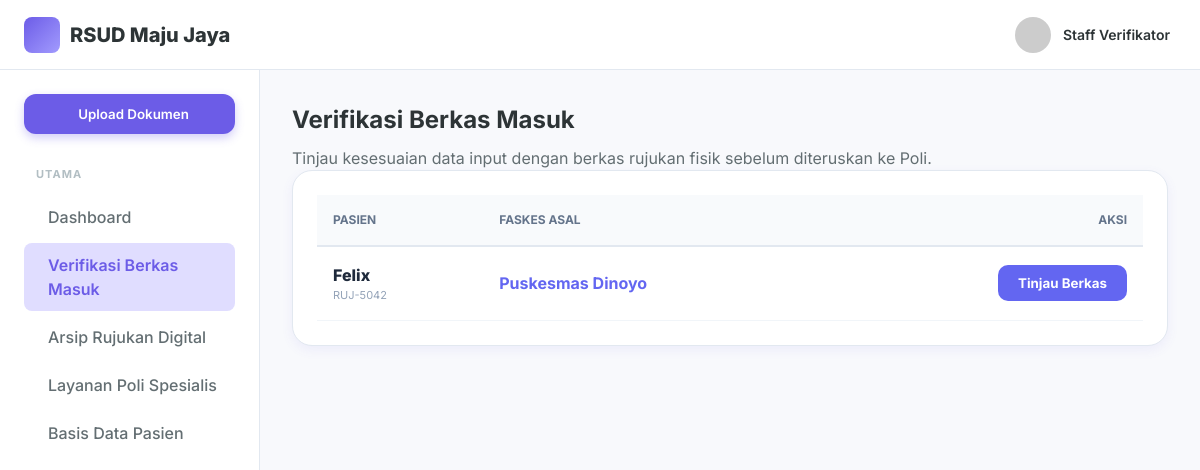
Before: /referral_verification.php with the older database file.
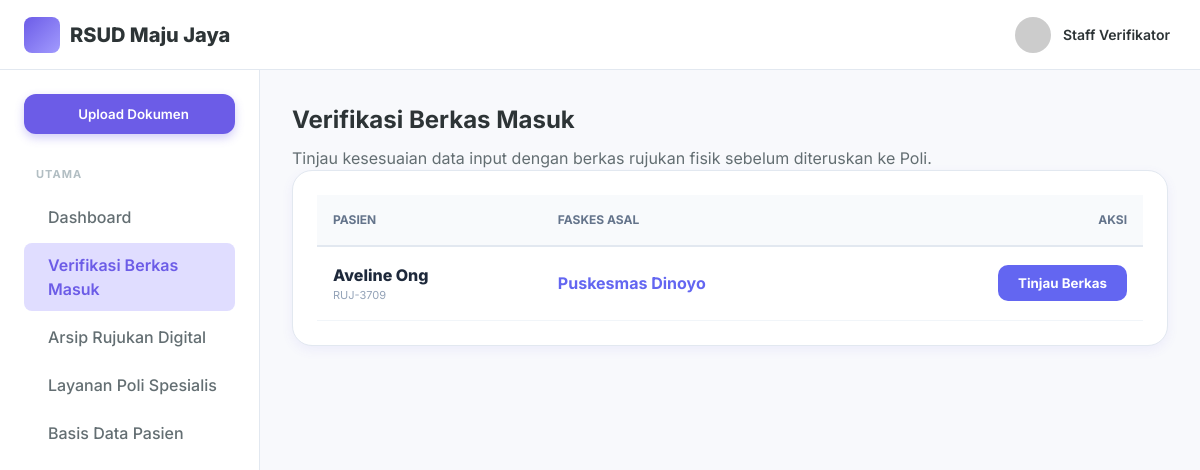
After: the same page with the newer database file.
### tables this page shows
CREATE TABLE referrals (
        id INTEGER PRIMARY KEY AUTOINCREMENT,
        referral_id TEXT UNIQUE NOT NULL,
        patient_name TEXT NOT NULL,
        patient_wa TEXT,
        faskes_wa TEXT,
        category TEXT,
        origin_faskes TEXT,
        insurance_type TEXT,
        card_number TEXT,
        diagnosis_initial TEXT,
        icd10 TEXT,
        therapy_initial TEXT,
        spec_diagnosis TEXT,
        follow_up_plan TEXT,
        letter_date TEXT,
        expiry_date TEXT,
        received_date TEXT,
        replied_at DATETIME,
        status_flow TEXT DEFAULT 'ENTRY',
        created_at DATETIME DEFAULT CURRENT_TIMESTAMP
    , faskes_kab_kota TEXT, faskes_tingkat TEXT, target_poli TEXT, target_kota TEXT, patient_status_peserta TEXT, medical_notes TEXT, doctor_name TEXT, birth_date TEXT, gender TEXT, is_deleted INTEGER DEFAULT 0);

### config.php (called while the page is built, shortened)
<?php
$db_file = __DIR__ . '/dms_hospital.sqlite';
try {
    $pdo = new PDO("sqlite:" . $db_file);
    $pdo->setAttribute(PDO::ATTR_ERRMODE, PDO::ERRMODE_EXCEPTION);
    $pdo->setAttribute(PDO::ATTR_DEFAULT_FETCH_MODE, PDO::FETCH_ASSOC);
    class SQLiteCompatibilityLayer {
        private $pdo;
        public function __construct($pdo) {
            $this->pdo = $pdo;
        }
        public function query($sql) {
            try {
                $stmt = $this->pdo->query($sql);
                return new SQLiteResultWrapper($stmt);
            } catch (PDOException $e) {
                die("Database Error: " . $e->getMessage() . " (SQL: $sql)");
            }
        }
    }
    class SQLiteResultWrapper {
        private $data = [];
        private $index = 0;
        public function __construct($stmt) {
            $this->stmt = $stmt;
            if ($stmt) {
                $all = $this->stmt->fetchAll();
                $this->num_rows = count($all);
                $this->data = $all;
                $this->index = 0;
            }
        }
        public function fetch_assoc() {
            if (isset($this->data[$this->index])) {
                return $this->data[$this->index++];
            }
            return null;
        }
        public function data_seek($n) {
            $this->index = $n;
        }
    }
    $conn = new SQLiteCompatibilityLayer($pdo);
} catch (PDOException $e) {
    die("Koneksi SQLite Gagal: " . $e->getMessage());
}

### referral_verification.php (the view, shortened to what this page needs)
<?php
require_once 'config.php';
$sql_queue = "SELECT * FROM referrals WHERE status_flow = 'ENTRY' AND is_deleted = 0 ORDER BY created_at DESC";
$result = $conn->query($sql_queue);
if ($result->num_rows > 0) {
    $result->data_seek(0);
}
?>
<!DOCTYPE html>
<html lang="id">
<head>
    <link rel="stylesheet" href="styles.css">
</head>
<body>
    <div class="app-container">
        <header class="navbar">
            <div class="navbar-left">
                <div class="logo">
                    <div class="logo-icon"><i class="ph ph-hospital"></i></div>
                    <span style="font-weight: 800;">RSUD Maju Jaya</span>
                </div>
            </div>
            <div class="navbar-right">
                <div class="user-profile">
                    <img src="https://ui-avatars.com/api/?name=Admin+Verif&background=6C5CE7&color=fff&rounded=true">
                    <div class="user-info"><span class="user-name">Staff Verifikator</span></div>
                </div>
            </div>
        </header>
        <div class="main-layout">
            <aside class="sidebar">
                <div class="sidebar-content">
                    <button class="new-doc-btn" onclick="window.location.href='referral_registration.php'"><i class="ph ph-plus"></i><span>Upload Dokumen</span></button>
                    <nav class="sidebar-menu">
                        <div class="menu-group">
                            <h3 class="menu-title">Utama</h3>
                            <ul>
                                <li><a href="referral_dashboard.php"><i class="ph ph-squares-four"></i><span>Dashboard</span></a></li>
                                <li class="active"><a href="referral_verification.php"><i class="ph ph-check-square-offset"></i><span>Verifikasi Berkas Masuk</span></a></li>
                                <li><a href="referral_explorer.php"><i class="ph ph-files"></i><span>Arsip Rujukan Digital</span></a></li>
                                <li><a href="referral_specialist.php"><i class="ph ph-stethoscope"></i><span>Layanan Poli Spesialis</span></a></li>
                                <li><a href="referral_patients.php"><i class="ph ph-users"></i><span>Basis Data Pasien</span></a></li>
                            </ul>
                        </div>
                    </nav>
                </div>
            </aside>
            <main class="content-area">
                <h1 class="page-title">Verifikasi Berkas Masuk</h1>
                <p class="page-description">Tinjau kesesuaian data input dengan berkas rujukan fisik sebelum diteruskan ke Poli.</p>
                <div class="card" style="border-radius:20px; overflow:hidden;">
                    <table style="width:100%; border-collapse:collapse;">
                        <thead>
                            <tr style="background:#f8fafc; border-bottom:2px solid #e2e8f0; font-size:12px; color:#64748b;">
                                <th style="padding:16px; text-align:left;">PASIEN</th>
                                <th style="padding:16px; text-align:left;">FASKES ASAL</th>
                                <th style="padding:16px; text-align:right;">AKSI</th>
                            </tr>
                        </thead>
                        <tbody>
                            <?php if ($result->num_rows > 0): ?>
                                <?php while($row = $result->fetch_assoc()): ?>
                                    <tr style="border-bottom:1px solid #f1f5f9;">
                                        <td style="padding:16px;">
                                            <div style="font-weight:800; color:#1e293b;"><?= $row['patient_name'] ?></div>
                                            <div style="font-size:11px; color:#94a3b8;"><?= $row['referral_id'] ?></div>
                                        </td>
                                        <td style="padding:16px; font-weight:700; color:#6366f1;"><?= $row['origin_faskes'] ?></td>
                                        <td style="padding:16px; text-align:right;">
                                            <button onclick="openVerif('<?= $row['referral_id'] ?>')" style="padding:10px 20px; background:#6366f1; color:white; border:none; border-radius:10px; cursor:pointer; font-weight:700;">Tinjau Berkas</button>
                                        </td>
                                    </tr>
                                <?php endwhile; ?>
                            <?php else: ?>
                                <tr><td colspan="3" style="padding:50px; text-align:center; color:#94a3b8;">Antrean bersih.</td></tr>
                            <?php endif; ?>
                        </tbody>
                    </table>
                </div>
            </main>
        </div>
    </div>
</body>
</html>

### styles.css (style rules this page uses)
:root { --primary: #6C5CE7; --primary-hover: #5A4BDE; --secondary: #A29BFE; --secondary-light: #E0DDFF; --bg-color: #F8F9FC; --card-bg: #FFFFFF; --text-main: #2D3436; --text-muted: #636E72; --text-light: #B2BEC3; --border-color: #E2E8F0; --shadow-sm: 0 1px 2px rgba(0,0,0,0.05); --shadow-md: 0 4px 12px rgba(108, 92, 231, 0.08); --shadow-lg: 0 10px 25px rgba(108, 92, 231, 0.12); --radius: 12px; --sidebar-width: 260px; --navbar-height: 70px; --transition: all 0.3s cubic-bezier(0.25, 0.8, 0.25, 1); }
* { margin: 0; padding: 0; box-sizing: border-box; }
body { font-family: 'Inter', sans-serif; background-color: var(--bg-color); color: var(--text-main); line-height: 1.5; overflow-x: hidden; }
ul { list-style: none; }
a { text-decoration: none; color: inherit; }
button { cursor: pointer; border: none; background: none; font-family: inherit; }
.app-container { display: flex; flex-direction: column; min-height: 100vh; }
.main-layout { display: flex; flex: 1; margin-top: var(--navbar-height); }
.navbar { position: fixed; top: 0; left: 0; width: 100%; height: var(--navbar-height); background-color: var(--card-bg); border-bottom: 1px solid var(--border-color); display: flex; align-items: center; justify-content: space-between; padding: 0 24px; z-index: 50; }
.navbar-left { display: flex; align-items: center; gap: 16px; width: var(--sidebar-width); }
.logo { display: flex; align-items: center; gap: 10px; font-weight: 700; font-size: 20px; color: var(--text-main); }
.logo-icon { background: linear-gradient(135deg, var(--primary), var(--secondary)); color: white; width: 36px; height: 36px; border-radius: 8px; display: flex; align-items: center; justify-content: center; font-size: 20px; }
.navbar-right { display: flex; align-items: center; gap: 20px; }
.user-profile { display: flex; align-items: center; gap: 12px; cursor: pointer; padding: 6px; border-radius: var(--radius); transition: var(--transition); }
.user-profile img { width: 36px; height: 36px; border-radius: 50%; object-fit: cover; }
.user-info { display: flex; flex-direction: column; }
.user-name { font-weight: 600; font-size: 14px; }
.sidebar { width: var(--sidebar-width); background-color: var(--card-bg); border-right: 1px solid var(--border-color); height: calc(100vh - var(--navbar-height)); position: fixed; top: var(--navbar-height); left: 0; transition: var(--transition); z-index: 40; }
.sidebar-content { padding: 24px; height: 100%; overflow-y: auto; }
.new-doc-btn { width: 100%; background-color: var(--primary); color: white; padding: 12px; border-radius: var(--radius); display: flex; align-items: center; justify-content: center; gap: 8px; font-weight: 600; margin-bottom: 32px; transition: var(--transition); box-shadow: 0 4px 10px rgba(108, 92, 231, 0.3); }
.menu-group { margin-bottom: 24px; }
.menu-title { font-size: 11px; text-transform: uppercase; letter-spacing: 1px; color: var(--text-light); margin-bottom: 12px; padding-left: 12px; }
.sidebar-menu ul li { margin-bottom: 4px; }
.sidebar-menu ul li a { display: flex; align-items: center; gap: 12px; padding: 10px 12px; border-radius: 8px; color: var(--text-muted); font-weight: 500; transition: var(--transition); }
.sidebar-menu ul li.active a { background-color: var(--secondary-light); color: var(--primary); font-weight: 600; }
.content-area { margin-left: var(--sidebar-width); padding: 32px; width: calc(100% - var(--sidebar-width)); transition: var(--transition); }
.page-title { font-size: 24px; font-weight: 700; margin-bottom: 8px; }
.page-description { color: var(--text-muted); }
.card { background-color: var(--card-bg); border-radius: var(--radius); box-shadow: var(--shadow-md); border: 1px solid var(--border-color); padding: 24px; }

Changed rows visible on the page:
no longer on this page (row edited): referrals: patient_name "Felix", referral "RUJ-5042", origin_faskes "Puskesmas Dinoyo"
added referrals: patient_name "Aveline Ong", referral "RUJ-3709", origin_faskes "Puskesmas Dinoyo"
